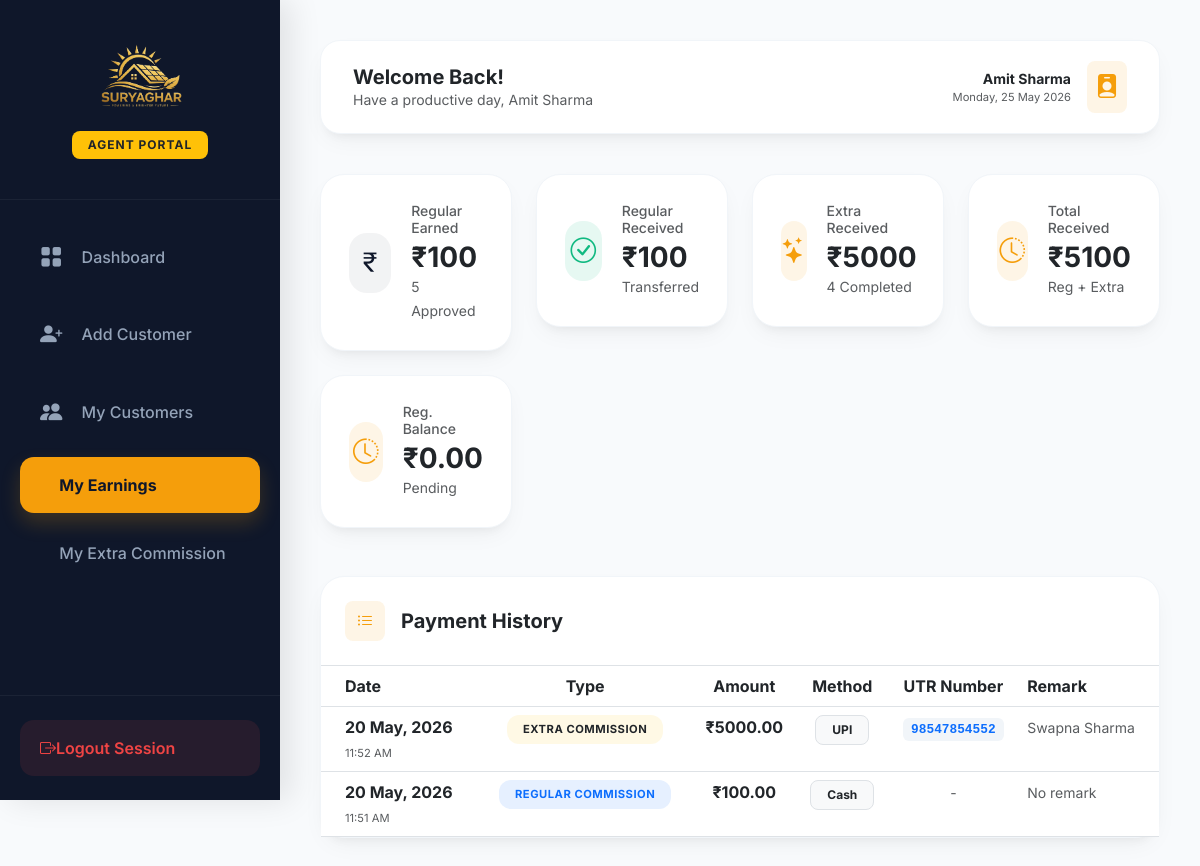
The page /agent-commission/ (signed in) on the database its author committed.
### app/models.py (models this page shows, shortened)
class Agent(models.Model):
    name = models.CharField(max_length=100)
    email = models.EmailField(unique=True)
    phone = models.CharField(max_length=15, unique=True)
    address = models.TextField(null=True, blank=True)
    profile_photo = models.ImageField(upload_to='profile_photos/', null=True, blank=True)
    aadhar_number = models.CharField(max_length=15, null=True, blank=True)
    aadhar_card_image = models.ImageField(upload_to='aadhar_cards/', null=True, blank=True)
    password = models.CharField(max_length=100)
    is_active = models.BooleanField(default=True)
    created_at = models.DateTimeField(auto_now_add=True)

class Payment(models.Model):
    PAYMENT_METHODS = [
        ('UPI', 'UPI'),
        ('Cash', 'Cash'),
    ]
    PAYMENT_TYPES = [
        ('Regular', 'Regular Commission'),
        ('Extra', 'Extra Commission'),
    ]
    agent = models.ForeignKey(Agent, on_delete=models.CASCADE, related_name='payments')
    amount = models.DecimalField(max_digits=10, decimal_places=2)
    method = models.CharField(max_length=10, choices=PAYMENT_METHODS)
    payment_type = models.CharField(max_length=20, choices=PAYMENT_TYPES, default='Regular')
    utr_number = models.CharField(max_length=50, null=True, blank=True)
    date = models.DateTimeField(auto_now_add=True)
    remark = models.CharField(max_length=255, null=True, blank=True)

### app/views.py (the view)
# urls.py: path('agent-commission/', views.agent_commission_view, name='agent_commission'), # Agent's regular earnings list
def agent_commission_view(request):
    agent_id = request.session.get('agent_id')
    if not agent_id:
        return redirect('agent_login')
    agent = get_object_or_404(Agent, id=agent_id)
    approved_count = Customer.objects.filter(agent=agent, status__in=['Approved', 'Confirmed']).count()
    confirmed_count = Customer.objects.filter(agent=agent, status='Confirmed').count()
    total_earnings = approved_count * 20
    total_paid_regular = Payment.objects.filter(agent=agent, payment_type='Regular').aggregate(Sum('amount'))['amount__sum'] or 0
    total_paid_extra = Payment.objects.filter(agent=agent, payment_type='Extra').aggregate(Sum('amount'))['amount__sum'] or 0
    total_paid = total_paid_regular + total_paid_extra
    balance = total_earnings - float(total_paid_regular)
    payments = Payment.objects.filter(agent=agent).order_by('-date')
    return render(request, 'agent/agent_commission_list.html', {
        'agent': agent,
        'approved_count': approved_count,
        'confirmed_count': confirmed_count,
        'total_earnings': total_earnings,
        'total_paid': total_paid,
        'total_paid_regular': total_paid_regular,
        'total_paid_extra': total_paid_extra,
        'balance': balance,
        'payments': payments
    })

### app/templates/agent/agent_commission_list.html (shortened to what this page needs)
{% extends 'agent/agent_dashboard.html' %}
{% load static %}
{% block sidebar_nav %}
<a class="nav-link {% if request.resolver_match.url_name == 'agent_dashboard' %}active{% endif %}" href="{% url 'agent_dashboard' %}">
    <i class="bi bi-grid-fill"></i> Dashboard
</a>
<a class="nav-link {% if request.resolver_match.url_name == 'add_customer' %}active{% endif %}" href="{% url 'add_customer' %}">
    <i class="bi bi-person-plus-fill"></i> Add Customer
</a>
<a class="nav-link {% if request.resolver_match.url_name == 'agent_customer_list' %}active{% endif %}" href="{% url 'agent_customer_list' %}">
    <i class="bi bi-people-fill"></i> My Customers
</a>
<a class="nav-link {% if request.resolver_match.url_name == 'agent_commission' %}active{% endif %}" href="{% url 'agent_commission' %}">
     My Earnings
</a>
<a class="nav-link {% if request.resolver_match.url_name == 'agent_extra_commission' %}active{% endif %}" href="{% url 'agent_extra_commission' %}">
     My Extra Commission
</a>
{% endblock %}
{% block dashboard_content %}
<div class="row g-4 mb-5">
    <div class="col-xl-3 col-md-6">
        <div class="stat-card">
            <div class="stat-icon icon-navy">
                <i class="bi bi-currency-rupee"></i>
            </div>
            <div>
                <h6 class="text-muted small mb-1">Regular Earned</h6>
                <h3 class="fw-bold mb-0 text-dark">₹{{ total_earnings }}</h3>
                <small class="text-muted extra-small">{{ approved_count }} Approved</small>
            </div>
        </div>
    </div>
    <div class="col-xl-3 col-md-6">
        <div class="stat-card">
            <div class="stat-icon icon-success">
                <i class="bi bi-check-circle"></i>
            </div>
            <div>
                <h6 class="text-muted small mb-1">Regular Received</h6>
                <h3 class="fw-bold mb-0 text-dark">₹{{ total_paid_regular }}</h3>
                <small class="text-muted extra-small">Transferred</small>
            </div>
        </div>
    </div>
    <div class="col-xl-3 col-md-6">
        <div class="stat-card">
            <div class="stat-icon icon-gold">
                <i class="bi bi-stars"></i>
            </div>
            <div>
                <h6 class="text-muted small mb-1">Extra Received</h6>
                <h3 class="fw-bold mb-0 text-dark">₹{{ total_paid_extra }}</h3>
                <small class="text-muted extra-small">{{ confirmed_count }} Completed</small>
            </div>
        </div>
    </div>
    <div class="col-xl-3 col-md-6">
        <div class="stat-card">
            <div class="stat-icon {% if balance < 0 %}icon-navy{% else %}icon-gold{% endif %}">
                <i class="bi bi-clock-history"></i>
            </div>
            <div>
                <h6 class="text-muted small mb-1">Total Received</h6>
                <h3 class="fw-bold mb-0 text-dark">₹{{ total_paid }}</h3>
                <small class="text-muted extra-small">Reg + Extra</small>
            </div>
        </div>
    </div>
    <div class="col-xl-3 col-md-6">
        <div class="stat-card">
            <div class="stat-icon {% if balance < 0 %}icon-navy{% else %}icon-gold{% endif %}">
                <i class="bi bi-clock-history"></i>
            </div>
            <div>
                <h6 class="text-muted small mb-1">Reg. Balance</h6>
                <h3 class="fw-bold mb-0 text-dark">₹{{ balance|stringformat:".2f"|cut:"-" }}</h3>
                <small class="text-muted extra-small">{% if balance < 0 %}Advance{% else %}Pending{% endif %}</small>
            </div>
        </div>
    </div>
</div>
<div class="modern-card p-0">
    <div class="p-4 border-bottom d-flex align-items-center">
        <div class="icon-gold p-2 rounded-3 me-3" style="width: 40px; height: 40px; display: flex; align-items: center; justify-content: center;">
            <i class="bi bi-list-ul"></i>
        </div>
        <h5 class="fw-bold mb-0 text-dark">Payment History</h5>
    </div>
    <div class="table-responsive">
        <table class="table modern-table mb-0">
        <thead>
            <tr>
                <th class="ps-4">Date</th>
                <th class="text-center">Type</th>
                <th class="text-center">Amount</th>
                <th class="text-center">Method</th>
                <th class="text-center">UTR Number</th>
                <th>Remark</th>
            </tr>
        </thead>
        <tbody>
            {% for payment in payments %}
            <tr>
                <td class="ps-4">
                    <div class="fw-bold text-dark">{{ payment.date|date:"d M, Y" }}</div>
                    <small class="text-muted" style="font-size: 0.7rem;">{{ payment.date|time:"h:i A" }}</small>
                </td>
                <td class="text-center">
                    <span class="badge-modern {% if payment.payment_type == 'Extra' %}bg-warning bg-opacity-10 text-dark{% else %}bg-primary bg-opacity-10 text-primary{% endif %}" style="font-size: 0.7rem;">
                        {{ payment.get_payment_type_display }}
                    </span>
                </td>
                <td class="text-center fw-bold text-dark">₹{{ payment.amount }}</td>
                <td class="text-center">
                    <span class="badge bg-light text-dark border px-3 py-2" style="border-radius: 8px;">{{ payment.method }}</span>
                </td>
                <td class="text-center">
                    {% if payment.utr_number %}
                        <code class="text-primary fw-bold" style="font-size: 0.8rem; background: #f1f5f9; padding: 4px 8px; border-radius: 6px;">{{ payment.utr_number }}</code>
                    {% else %}
                        <span class="text-muted small">-</span>
                    {% endif %}
                </td>
                <td>
                    {% if payment.remark %}
                        <span class="small text-muted">{{ payment.remark }}</span>
                    {% else %}
                        <span class="text-muted small">No remark</span>
                    {% endif %}
                </td>
            </tr>
            {% endfor %}
        </tbody>
    </table>
    </div>
</div>
{% endblock %}

### app/templates/agent/agent_dashboard.html (shortened to what this page needs)
{% load static %}
<!DOCTYPE html>
<html lang="en">
<head>
    <link href="https://cdn.jsdelivr.net/npm/bootstrap@5.3.0/dist/css/bootstrap.min.css" rel="stylesheet">
    <link rel="stylesheet" href="https://cdn.jsdelivr.net/npm/bootstrap-icons@1.11.1/font/bootstrap-icons.css">
</head>
<body>
    <div class="sidebar" id="sidebar">
        <div class="sidebar-logo-container">
            <img src="{% static 'images/logo.png' %}" alt="Suryaghar Logo" class="img-fluid mb-3" style="max-height: 75px;">
            <div class="text-center">
                <span class="badge bg-warning text-dark fw-bold px-3 py-2" style="border-radius: 8px; font-size: 0.75rem; letter-spacing: 1px;">
                    AGENT PORTAL
                </span>
            </div>
        </div>
        <div class="sidebar-nav">
            {% block sidebar_nav %}{% endblock %}
        </div>
        <div class="logout-container">
            <a href="{% url 'logout' %}" class="logout-link">
                <i class="bi bi-box-arrow-right"></i>
                <span>Logout Session</span>
            </a>
        </div>
    </div>
    <div class="main-content">
        <div class="topbar d-flex justify-content-between align-items-center">
            <div class="d-flex align-items-center gap-3">
                <div>
                    <h5 class="fw-bold mb-0 text-dark">{% block page_title %}{% block welcome_msg %}Welcome Back!{% endblock %}{% endblock %}</h5>
                    <p class="text-muted small mb-0">{% block page_subtitle %}{% block sub_welcome %}Have a productive day, {{ request.session.agent_name|default:"Agent" }}{% endblock %}{% endblock %}</p>
                </div>
            </div>
            <div class="d-flex align-items-center gap-3">
                <div class="text-end d-none d-sm-block">
                    <div class="fw-bold small text-dark">{{ request.session.agent_name|default:"Field Agent" }}</div>
                    <div class="text-muted extra-small" style="font-size: 0.7rem;">{% now "l, d M Y" %}</div>
                </div>
                <div class="icon-gold p-2 rounded-3">
                    <i class="bi bi-person-badge-fill fs-4"></i>
                </div>
            </div>
        </div>
        {% block dashboard_content %}{% endblock %}
    </div>
</body>
</html>

### app/templates/agent/agent_dashboard.html (style rules this page uses)
:root { --sidebar-width: 280px; --deep-navy: #0f172a; --secondary-navy: #1e293b; --gold-primary: #f59e0b; --gold-hover: #d97706; --bg-light: #f8fafc; --text-main: #1e293b; --text-muted: #64748b; --card-shadow: 0 10px 25px -5px rgba(0, 0, 0, 0.05), 0 8px 10px -6px rgba(0, 0, 0, 0.05); --transition: all 0.3s cubic-bezier(0.4, 0, 0.2, 1); }
body { font-family: 'Inter', system-ui, -apple-system, sans-serif; background-color: var(--bg-light); color: var(--text-main); }
.sidebar { width: var(--sidebar-width); height: 100vh; position: fixed; left: 0; top: 0; background: var(--deep-navy); z-index: 1050; transition: var(--transition); display: flex; flex-direction: column; box-shadow: 10px 0 30px rgba(0,0,0,0.1); }
.sidebar-logo-container { padding: 2.5rem 1.5rem; text-align: center; border-bottom: 1px solid rgba(255,255,255,0.05); }
.sidebar-nav { padding: 1.5rem 1.25rem; flex-grow: 1; overflow-y: auto; }
.nav-link { display: flex; align-items: center; padding: 1rem 1.25rem; color: #94a3b8; border-radius: 14px; margin-bottom: 0.75rem; transition: var(--transition); font-weight: 500; }
.nav-link i { font-size: 1.4rem; margin-right: 1.2rem; }
.nav-link.active { background: var(--gold-primary); color: var(--deep-navy) !important; font-weight: 700; box-shadow: 0 10px 20px rgba(245, 158, 11, 0.2); }
.logout-container { padding: 1.5rem 1.25rem; border-top: 1px solid rgba(255,255,255,0.05); }
.logout-link { display: flex; align-items: center; padding: 1rem 1.25rem; color: #ef4444; border-radius: 14px; background: rgba(239, 68, 68, 0.1); transition: var(--transition); font-weight: 600; text-decoration: none; }
.main-content { margin-left: var(--sidebar-width); padding: 2.5rem; min-height: 100vh; }
.topbar { background: white; padding: 1.25rem 2rem; border-radius: 20px; box-shadow: var(--card-shadow); margin-bottom: 2.5rem; border: 1px solid #f1f5f9; }
.modern-card { background: white; border: none; border-radius: 24px; box-shadow: var(--card-shadow); padding: 2rem; transition: var(--transition); border: 1px solid #f1f5f9; }
.stat-card { background: white; border-radius: 24px; padding: 1.75rem; display: flex; align-items: center; box-shadow: var(--card-shadow); transition: var(--transition); border: 1px solid #f1f5f9; }
.stat-icon { width: 60px; height: 60px; border-radius: 18px; display: flex; align-items: center; justify-content: center; font-size: 1.6rem; margin-right: 1.25rem; }
.icon-gold { background: rgba(245, 158, 11, 0.1); color: var(--gold-primary); }
.icon-navy { background: rgba(15, 23, 42, 0.05); color: var(--deep-navy); }
.icon-success { background: rgba(16, 185, 129, 0.1); color: #10b981; }
.badge-modern { display: inline-flex; align-items: center; gap: 6px; padding: 6px 16px; border-radius: 12px; font-weight: 700; font-size: 0.7rem; text-transform: uppercase; letter-spacing: 0.5px; white-space: nowrap; transition: var(--transition); }

### rows shown on the page
Agent: session.agent_name "Amit Sharma"
Payment: date "20 May, 2026", date "11:52 AM", payment_type "EXTRA COMMISSION", amount "5000.00", method "UPI", utr_number "98547854552", remark "Swapna Sharma"
Payment: date "20 May, 2026", date "11:51 AM", payment_type "REGULAR COMMISSION", amount "100.00", method "Cash", remark "No remark"

### other values the page prints
{{ total_earnings }} "100"
{{ approved_count }} "5"
{{ total_paid_regular }} "100"
{{ total_paid_extra }} "5000"
{{ confirmed_count }} "4"
{{ total_paid }} "5100"
{{ balance|stringformat:".2f"|cut:"-" }} "0.00"
